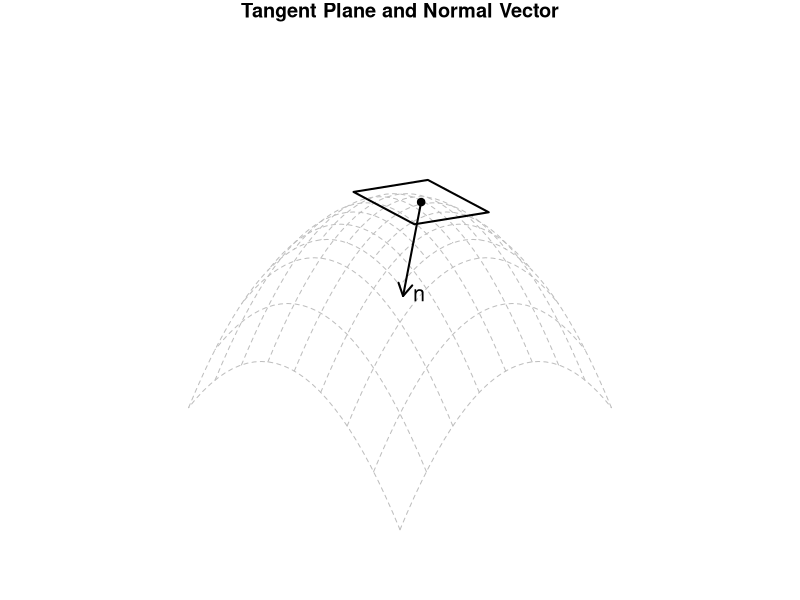

Source code (R): (Note: this script raises an error after producing the figure.)
setwd("C:/Users/18904/Github/differential-geometry/codes")
proj=function(x,y,z)cbind(0.866*(x-y),0.5*(x+y)-0.8*z)
q=seq(-1,1,length.out=30)
draw=function(){
  par(mar=c(0,0,1,0))
  plot(NULL,xlim=c(-2.0,2.0),ylim=c(-3.0,1.4),main="Tangent Plane and Normal Vector",xlab="",ylab="",asp=1,axes=FALSE)
  for(y0 in seq(-1,1,length.out=9)){
    x=q
    y=rep(y0,30)
    z=x^2+rep(y0,30)^2
    lines(proj(x,y,z),lty=2,col="grey")
  }
  for(x0 in seq(-1,1,length.out=9)){
    x=rep(x0,30)
    y=q
    z=rep(x0,30)^2+y^2
    lines(proj(x,y,z),lty=2,col="grey")
  }
  x0=0.6
  y0=0.4
  z0=x0^2+y0^2
  zx=2*x0
  zy=2*y0
  n1=sqrt(1+zx^2)
  n2=sqrt(1+zy^2)
  u1=c(1,0,zx)/n1
  u2=c(0,1,zy)/n2
  a=0.45
  P=c(x0,y0,z0)
  V1=P+a*(u1+u2)
  V2=P+a*(u1-u2)
  V3=P+a*(-u1-u2)
  V4=P+a*(-u1+u2)
  poly=rbind(V1,V2,V3,V4,V1)
  lines(proj(poly[,1],poly[,2],poly[,3]),lwd=2)
  N=c(-zx,-zy,1)
  N=N/sqrt(sum(N^2))
  End=P+0.75*N
  pr=proj(x0,y0,z0)
  pe=proj(End[1],End[2],End[3])
  arrows(pr[1],pr[2],pe[1],pe[2],lwd=2,length=0.14)
  text(pe[1],pe[2],"n",pos=4,cex=1.3)
  points(pr[1],pr[2],pch=19)
}
pdf("../figures/tangent_plane.pdf",width=4,height=4)
draw()
dev.off()
svglite::svglite("../figures/tangent_plane.svg",width=4,height=4)
draw()
dev.off()
